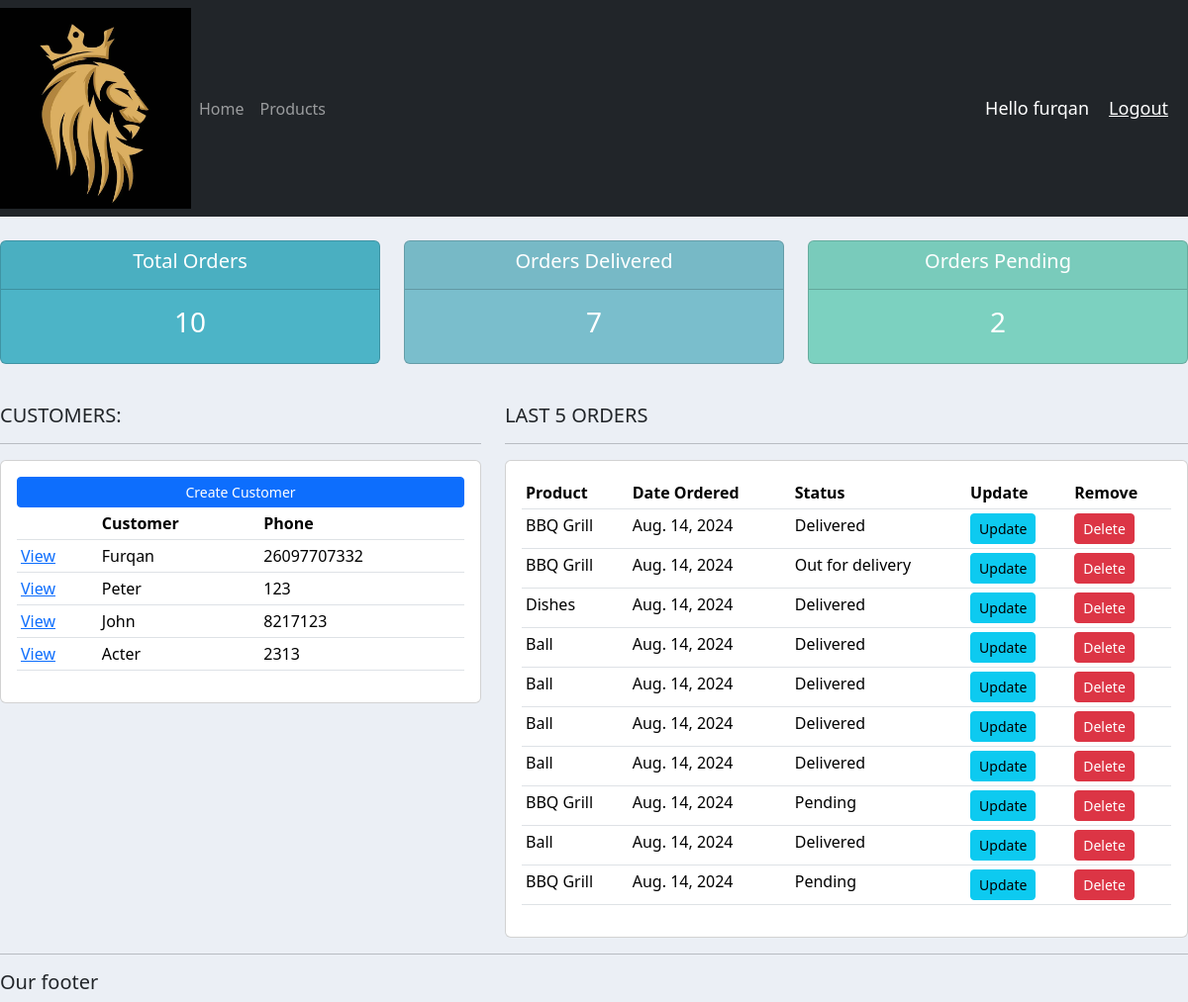
The app's page / (signed in) with its own data.
### accounts/models.py (models this page shows, shortened)
class Customer(models.Model):
    name = models.CharField(max_length=200, null=True)  # Customer's name
    phone = models.CharField(max_length=200, null=True)  # Customer's phone number
    email = models.CharField(max_length=200, null=True)  # Customer's email address
    profile_pic = models.ImageField(null=True, blank=True)  # Profile picture of the customer
    date_created = models.DateField(auto_now_add=True, null=True)  # Date when the customer was created

class Order(models.Model):
    STATUS = (
        ('Pending', 'Pending'),  # Order status for pending
        ('Out for delivery', 'Out for delivery'),  # Order status for out for delivery
        ('Delivered', 'Delivered')  # Order status for delivered
    )
    customer = models.ForeignKey(Customer, null=True, on_delete=models.SET_NULL)  # Customer who placed the order
    product = models.ForeignKey(Product, null=True, on_delete=models.SET_NULL)  # Product being ordered
    status = models.CharField(max_length=200, null=True, choices=STATUS)  # Status of the order
    note = models.CharField(max_length=200, null=True)  # Additional notes about the order
    date_created = models.DateField(auto_now_add=True, null=True)  # Date when the order was created

class Product(models.Model):
    CATEGORY = (
        ('Indoor', 'Indoor'),  # Product category for indoor use
        ('Out Door', 'Out Door')  # Product category for outdoor use
    )
    name = models.CharField(max_length=200, null=True)  # Name of the product
    price = models.FloatField(null=True)  # Price of the product
    category = models.CharField(max_length=200, null=True, choices=CATEGORY)  # Product category
    description = models.CharField(max_length=200, null=True, blank=True)  # Description of the product
    date_created = models.DateField(auto_now_add=True, null=True)  # Date when the product was created
    tag = models.ManyToManyField(Tag)  # Tags associated with the product
    def __str__(self):
        return self.name  # String representation of the Product object

### accounts/decorators.py (the view)
    def wrapper_func(request, *args, **kwargs):
        group = None
        if request.user.groups.exists():
            group = request.user.groups.all()[0].name
        if group == "customer":
            return redirect("user")
        if group == "admin":
            return view_func(request, *args, **kwargs)
        return HttpResponse('You are not authorized to view this page', status=403)

### accounts/views.py (called while the page is built)
@login_required(login_url='login')
@admin_only
def home(request):
    orders = Order.objects.all()
    customers = Customer.objects.all()
    total_customers = customers.count()
    total_orders = orders.count()
    delivered = Order.objects.filter(status="Delivered").count()
    pending = orders.filter(status='Pending').count()
    template = loader.get_template("accounts/dashboard.html")
    context = {
        'orders': orders,
        'customers': customers,
        'total_customers': total_customers,
        'total_orders': total_orders,
        'delivered': delivered,
        'pending': pending
    }
    return HttpResponse(template.render(context, request))

### accounts/templates/accounts/dashboard.html
{% extends 'accounts/main.html' %}
{% block content %}
{% include 'accounts/status.html' %}
<br>
<div class="row">
    <div class="col-md-5">
        <h5>CUSTOMERS:</h5>
        <hr>
        <div class="card card-body">
            <a class="btn btn-primary btn-sm btn-block" href="">Create Customer</a>
            <table class="table table-sm">
                <thead>
                    <tr>
                        <th></th>
                        <th>Customer</th>
                        <th>Phone</th>
                    </tr>
                </thead>
                <tbody>
                    {% for customer in customers %}
                    <tr>
                        <td><a href="{% url 'customer' customer.id %}">View</a></td>
                        <td>{{ customer.name }}</td>
                        <td>{{ customer.phone }}</td>
                    </tr>
                    {% endfor %}
                </tbody>
            </table>
        </div>
    </div>
    <div class="col-md-7">
        <h5>LAST 5 ORDERS</h5>
        <hr>
        <div class="card card-body">
            <table class="table table-sm">
                <thead>
                    <tr>
                        <th>Product</th>
                        <th>Date Ordered</th>
                        <th>Status</th>
                        <th>Update</th>
                        <th>Remove</th>
                    </tr>
                </thead>
                <tbody>
                    {% for order in orders %}
                    <tr>
                        <td>{{ order.product }}</td>
                        <td>{{ order.date_created }}</td>
                        <td>{{ order.status }}</td>
                        <td><a class="btn btn-sm btn-info" href="{% url 'update_order' order.id %}">Update</a></td>
                        <td><a class="btn btn-sm btn-danger" href="{% url 'delete_order' order.id %}">Delete</a></td>
                    </tr>
                    {% endfor %}
                </tbody>
            </table>
        </div>
    </div>
</div>
{% endblock %}

### accounts/templates/accounts/main.html (shortened to what this page needs)
{% load static %}
<!DOCTYPE html>
<html lang="en">
<head>
    <link href="https://cdn.jsdelivr.net/npm/bootstrap@5.3.3/dist/css/bootstrap.min.css" rel="stylesheet">
    <link rel="stylesheet" type="text/css" href="{% static 'css/main.css' %}">
</head>
<body>
    {% include 'accounts/navbar.html' %}
    {% block content %}
    {% endblock %}
    <hr>
    <h5>Our footer</h5>
</body>
</html>

### accounts/templates/accounts/navbar.html (shortened to what this page needs)
{% load static %}
<nav class="navbar navbar-expand-lg navbar-dark bg-dark">
  <img src="{% static 'images/logo.png' %}" alt="Logo">
  <div class="collapse navbar-collapse" id="navbarNav">
    <ul class="navbar-nav">
      {% if request.user.is_staff %}
        <li class="nav-item active">
          <a class="nav-link" href="{% url 'home' %}">Home</a>
        </li>
        <li class="nav-item">
          <a class="nav-link" href="{% url 'products' %}">Products</a>
        </li>
      {% else %}
        <li class="nav-item">
          <a class="nav-link" href="{% url 'account' %}">Settings</a>
        </li>
      {% endif %}
    </ul>
  </div>
  <span class="hello-msg">Hello {{ request.user.username }}</span>
  <span><a class="hello-msg" href="{% url 'logout' %}">Logout</a></span>
</nav>

### accounts/templates/accounts/status.html
<br>
<div class="row">
    <div class="col">
        <div class="col-md">
            <div class="card text-center text-white mb-3" id="total-orders">
                <div class="card-header">
                    <h5 class="card-title">Total Orders</h5>
                </div>
                <div class="card-body">
                    <h3 class="card-title">{{ total_orders }}</h3>
                </div>
            </div>
        </div>
    </div>
    <div class="col">
        <div class="col-md">
            <div class="card text-center text-white mb-3" id="orders-delivered">
                <div class="card-header">
                    <h5 class="card-title">Orders Delivered</h5>
                </div>
                <div class="card-body">
                    <h3 class="card-title">{{ delivered }}</h3>
                </div>
            </div>
        </div>
    </div>
    <div class="col">
        <div class="col-md">
            <div class="card text-center text-white mb-3" id="orders-pending">
                <div class="card-header">
                    <h5 class="card-title">Orders Pending</h5>
                </div>
                <div class="card-body">
                    <h3 class="card-title">{{ pending }}</h3>
                </div>
            </div>
        </div>
    </div>
</div>

### static/css/main.css (style rules this page uses)
body { background-color:#ebeff5; }
#total-orders { background-color:#4cb4c7 }
#orders-delivered { background-color:#7abecc }
#orders-pending { background-color:#7cd1c0 }

### accounts/templates/accounts/navbar.html (style rules this page uses)
.hello-msg { font-size: 18px; color: #fff; margin-right: 20px; }

### records on screen
Customer: name "Furqan", phone "26097707332"
Customer: name "Peter", phone "123"
Customer: name "John", phone "8217123"
Customer: name "Acter", phone "2313"
Order: product "BBQ Grill", date_created "Aug. 14, 2024", status "Delivered"
Order: product "BBQ Grill", date_created "Aug. 14, 2024", status "Out for delivery"
Order: product "Dishes", date_created "Aug. 14, 2024", status "Delivered"
Order: product "Ball", date_created "Aug. 14, 2024", status "Delivered"
Order: product "Ball", date_created "Aug. 14, 2024", status "Delivered"
Order: product "Ball", date_created "Aug. 14, 2024", status "Delivered"
Order: product "Ball", date_created "Aug. 14, 2024", status "Delivered"
Order: product "BBQ Grill", date_created "Aug. 14, 2024", status "Pending"
Order: product "Ball", date_created "Aug. 14, 2024", status "Delivered"
Order: product "BBQ Grill", date_created "Aug. 14, 2024", status "Pending"

### other values on screen
{{ request.user.username }} "furqan"
{{ total_orders }} "10"
{{ delivered }} "7"
{{ pending }} "2"
